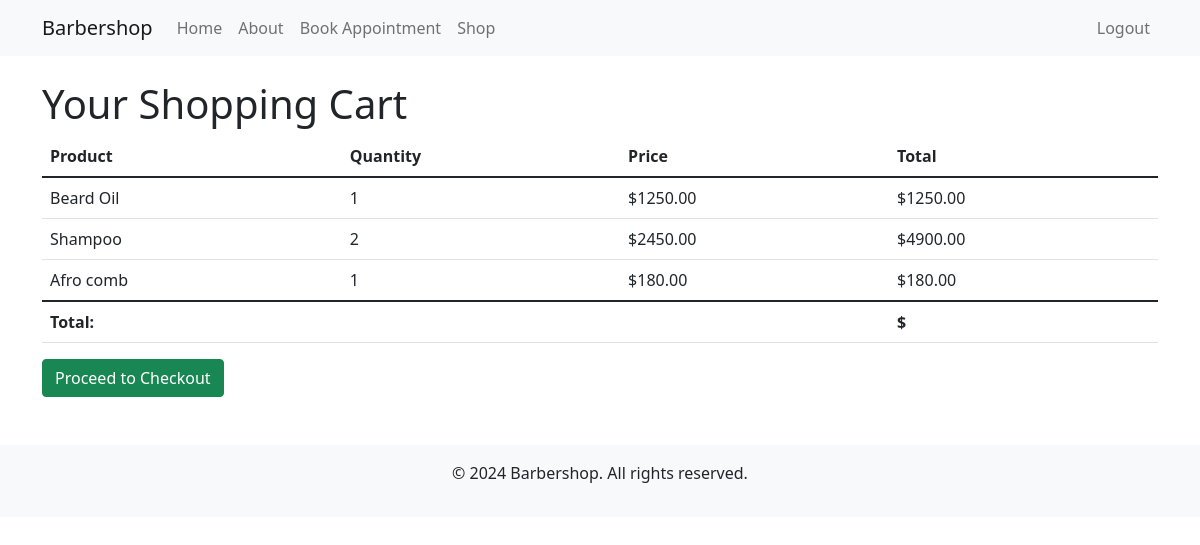
Screenshot of /shop/cart/ (signed in) with the database file from the repository.
### shop/models.py (models this page shows, shortened)
class OrderItem(models.Model):
    order = models.ForeignKey(Order, on_delete=models.CASCADE)
    product = models.ForeignKey(Product, on_delete=models.CASCADE)
    quantity = models.PositiveIntegerField(default=1)
    def get_total(self):
        return self.product.price * self.quantity

class Product(models.Model):
    name = models.CharField(max_length=100)
    description = models.TextField()
    price = models.DecimalField(max_digits=6, decimal_places=2)
    stock = models.PositiveIntegerField()
    image = models.ImageField(upload_to='product_images/', null=True, blank=True)

### shop/views.py (the view)
# urls.py: path('cart/', views.cart, name='cart'),
@login_required
def cart(request):
    order, created = Order.objects.get_or_create(user=request.user, is_completed=False)
    return render(request, 'shop/cart.html', {'order': order})

### shop/templates/shop/cart.html (shortened to what this page needs)
{% extends 'core/base.html' %}
{% block content %}
    <h1>Your Shopping Cart</h1>
    {% if order.orderitem_set.all %}
        <table class="table">
            <thead>
                <tr>
                    <th>Product</th>
                    <th>Quantity</th>
                    <th>Price</th>
                    <th>Total</th>
                </tr>
            </thead>
            <tbody>
                {% for item in order.orderitem_set.all %}
                    <tr>
                        <td>{{ item.product.name }}</td>
                        <td>{{ item.quantity }}</td>
                        <td>${{ item.product.price }}</td>
                        <td>${{ item.get_total }}</td>
                    </tr>
                {% endfor %}
            </tbody>
            <tfoot>
                <tr>
                    <td colspan="3"><strong>Total:</strong></td>
                    <td><strong>${{ order.get_total }}</strong></td>
                </tr>
            </tfoot>
        </table>
        <a href="{% url 'checkout' %}" class="btn btn-success">Proceed to Checkout</a>
    {% else %}
        <p>Your cart is empty.</p>
    {% endif %}
{% endblock %}

### rows the page displays
OrderItem: product.name "Beard Oil", quantity "1", product.price "1250.00", get_total "1250.00"
OrderItem: product.name "Shampoo", quantity "2", product.price "2450.00", get_total "4900.00"
OrderItem: product.name "Afro comb", quantity "1", product.price "180.00", get_total "180.00"
